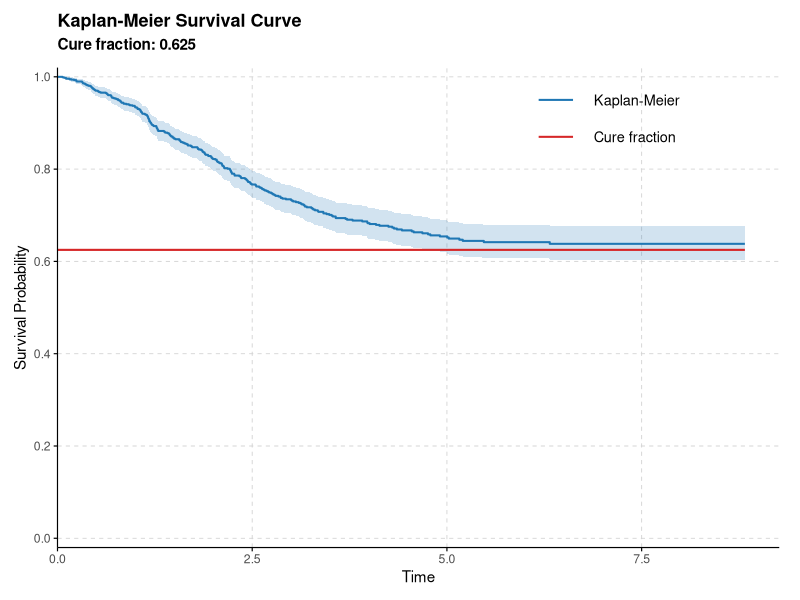
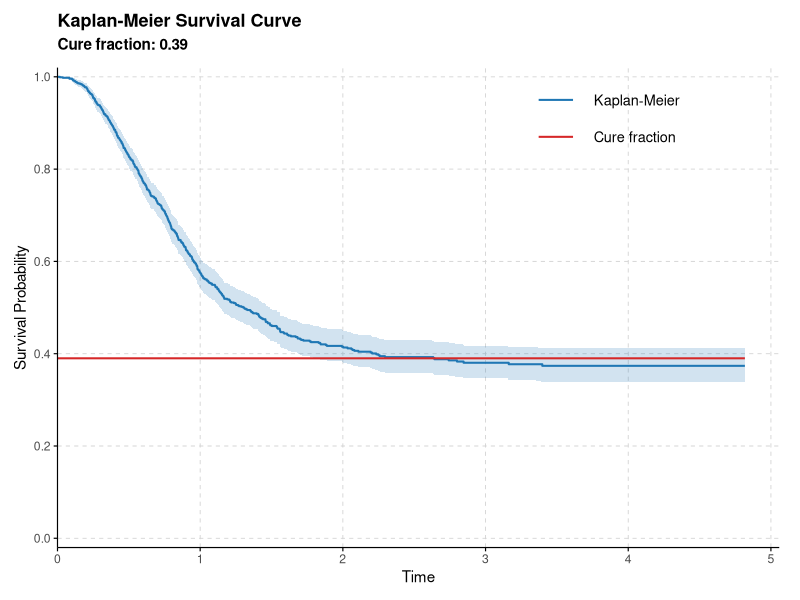
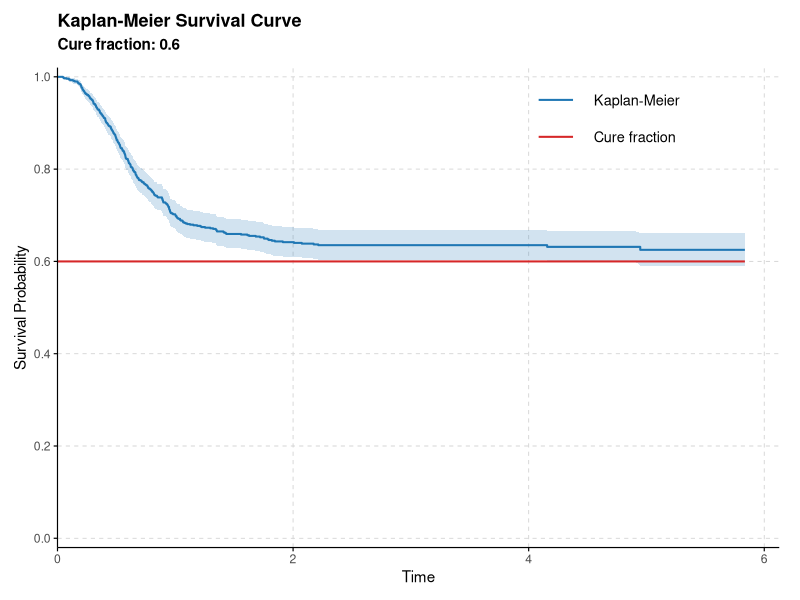
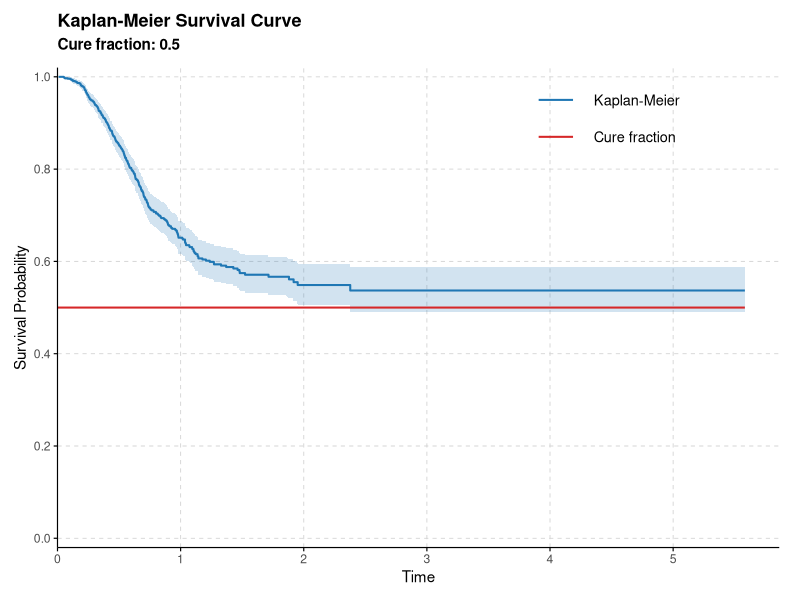

Generate these figures, in order, with R:
library(purrr)
library(rlang)
library(tibble)
library(survival)
library(ggplot2)

# Função usada para construir o Kaplan-Meier mais fácil no ggplot2
plot_kaplan <- function(
  dados,
  surv,
  title = "Kaplan-Meier Survival Curve",
  xlab = "Time",
  ylab = "Survival Probability",
  color = "#1F77B4",
  ci_color = "#1F77B4",
  cure_color = "#D62728", # Vivid red
  base_size = 11,
  ci_alpha = 0.2,
  line_size = 0.7,
  show_cure = TRUE,
  cure_label = "Cure fraction: ",
  ...
) {
  require(ggplot2)
  require(survival)

  # Calculate cure probability
  cure_prob <- surv(.Machine$double.xmax, ...)

  # Fit Kaplan-Meier model
  dados_surv <- Surv(time = dados$t, event = dados$delta)
  km_fit <- survfit(dados_surv ~ 1)

  # Prepare plot data
  km_data <- data.frame(
    time = km_fit$time,
    surv = km_fit$surv,
    upper = km_fit$upper,
    lower = km_fit$lower
  )

  max_time <- max(km_data$time)

  # Create legend data
  legend_data <- data.frame(
    label = c("Kaplan-Meier", "Cure fraction"),
    color = c(color, cure_color),
    linetype = c("solid", "solid")
  )

  # Create base plot
  p <- ggplot(km_data, aes(x = time)) +
    # Confidence interval
    geom_ribbon(
      aes(ymin = lower, ymax = upper),
      fill = ci_color,
      alpha = ci_alpha
    ) +
    # Main survival curve
    geom_step(aes(y = surv), color = color, linewidth = line_size) +
    # Cure line
    {
      if (show_cure)
        annotate(
          "segment",
          x = 0,
          xend = max_time,
          y = cure_prob,
          yend = cure_prob,
          color = cure_color,
          linewidth = line_size,
          linetype = "solid"
        )
    } +
    # Scales
    scale_y_continuous(
      limits = c(0, 1),
      breaks = seq(0, 1, 0.2),
      expand = c(0, 0.02)
    ) +
    scale_x_continuous(expand = expansion(mult = c(0, 0.05))) +
    # Legend
    geom_segment(
      data = legend_data,
      aes(
        x = max_time * 0.7,
        xend = max_time * 0.75,
        y = 0.95 - (0:1) * 0.08,
        yend = 0.95 - (0:1) * 0.08,
        color = color,
        linetype = linetype
      ),
      linewidth = line_size
    ) +
    geom_text(
      data = legend_data,
      aes(x = max_time * 0.78, y = 0.95 - (0:1) * 0.08, label = label),
      hjust = 0,
      size = base_size / 3
    ) +
    scale_color_identity() +
    scale_linetype_identity() +
    # Labels
    labs(
      x = xlab,
      y = ylab,
      title = title,
      subtitle = if (show_cure)
        paste0(cure_label, format(round(cure_prob, 4), nsmall = 1)) else NULL
    ) +
    # Theme
    theme_minimal(base_size = base_size) +
    theme(
      panel.grid.minor = element_blank(),
      panel.grid.major = element_line(
        linewidth = 0.3,
        color = "#D3D3D3",
        linetype = "dashed"
      ),
      axis.line = element_line(color = "black", linewidth = 0.4),
      axis.ticks = element_line(color = "black", linewidth = 0.4),
      plot.title = element_text(
        hjust = 0,
        face = "bold",
        size = base_size + 2,
        margin = margin(b = 5)
      ),
      plot.subtitle = element_text(
        hjust = 0,
        face = "bold",
        color = "black",
        size = base_size,
        margin = margin(b = 10)
      ),
      legend.position = "none",
      plot.margin = margin(10, 15, 10, 10),
      panel.background = element_rect(fill = "white", color = NA),
      plot.background = element_rect(fill = "white", color = NA)
    )

  return(p)
}
# Waring Fragility Model - Random Activation
# G is the baseline distribution
# rho > 2. Se rho < 2, a variância da distribuição é infinita.
# a > 0
surv_wfm_random <- function(G) {
  function(t, rho, a, ...) {
    cure <- rho / (a + rho)
    cure + (1 - cure) * (1 - G(t, ...))
  }
}
desity_wfm_random <- function(g) {
  function(t, rho, a, ...) {
    cure <- rho / (a + rho)
    (1 - cure) * g(t, ...)
  }
}

# Criando automaticamente a função de sobrevivência do modelo com
# ativação aleatória, com G ~ Weibull
# Aqui você cria qualquer sobrevivencia, distribuição acumulada e densidade
# do seu modelo.
surv_wfm_random_weibull <- surv_wfm_random(G = pweibull) # Basta passar a G

cdf_wfm_random_weibull <- function(t, rho, a, shape, scale) {
  1 - surv_wfm_random_weibull(t, rho, a, shape = shape, scale = scale)
}

pdf_wfm_random_weibull <- desity_wfm_random(g = dweibull) # Basta passar a g

# Funcao que usaremos para gerar os dados
random_cure <-
  function(
    n = 1L,
    quantile_function = NULL,
    surv,
    censoring_cdf = NULL, # Se não for passada, é a distribuição uniforme (censura não-informativa)
    args_censoring_cdf = NULL, # Lista de valores dos argumentos da distribução da censura.
    args_model,
    t_max = NULL
  ) {
    find_cure_limit <- function(
      surv,
      args_model,
      tol = 1e-6,
      tol_time = 1e-6,
      t_init = 10,
      t_max = 1e5
    ) {
      s <- function(t) do.call(surv, c(list(t), args_model))

      # Aproximação da fração de cura
      pi_hat <- s(t_max)

      # Busca exponencial para achar intervalo
      t_lower <- t_init
      t_upper <- t_lower

      repeat {
        diff <- abs(s(t_upper) - pi_hat)
        if (diff < tol || t_upper >= t_max) break
        t_lower <- t_upper
        t_upper <- min(t_upper * 2, t_max)
      }

      if (t_upper >= t_max && abs(s(t_upper) - pi_hat) > tol) return(NA_real_)

      # Busca binária refinada
      while ((t_upper - t_lower) > tol_time) {
        t_mid <- 0.5 * (t_lower + t_upper)
        s_mid <- s(t_mid)
        if (abs(s_mid - pi_hat) < tol) {
          t_upper <- t_mid
        } else {
          t_lower <- t_mid
        }
      }
      # Retorna o menor valor de t tal que a sobrevivência converge
      # para cura do modelo.
      return(t_upper)
    }

    upper <- find_cure_limit(surv = surv, args_model)

    find_root_scalar <- function(u, func) {
      uniroot(
        \(t) func(t) - u,
        lower = 0,
        upper = upper,
        tol = .Machine$double.eps^0.5
      )$root
    }

    # Obtendo a fração de cura da função de sobrevivência
    surv <- purrr::partial(.f = surv, !!!args_model)
    cure_fraction <- surv(.Machine$double.xmax)

    find_root <- function(u, func) {
      vapply(
        X = u,
        FUN = function(u) find_root_scalar(u, func),
        FUN.VALUE = numeric(1)
      )
    }

    # find_root <- Vectorize(FUN = find_root_scalar, vectorize.args = c("u"))

    if (is.function(quantile_function)) {
      quantile_function <- purrr::partial(.f = quantile_function, !!!args_model)
      u <- runif(n = n, min = 0, max = 1 - cure_fraction)
    } else if (is.function(surv)) {
      u <- cure_fraction + (1 - cure_fraction) * runif(n = n, min = 0, max = 1) # Utilizado para gerar os tempos reais
      quantile_function <- purrr::partial(.f = find_root, func = surv)
    } else {
      stop(
        "Invalid input: You must provide either a valid quantile function (quantile_function) and/or a survival function (surv)."
      )
    }

    # Dividindo a população em idivíduos suscetíveis e curados
    c <- rbinom(n = n, size = 1L, prob = 1 - cure_fraction) # Divisão da população

    # Calculando o tempo de sobrevivência real
    t <- quantile_function(u) # Tempo real

    # Atribuindo tempo máximo (maior real da arquitetura) para os indivíduos
    # curados.
    real_t <- ifelse(c, yes = t, no = .Machine$double.xmax)

    if (is.null(t_max)) {
      t_max <- max(t * c)
    }

    if (is.function(censoring_cdf)) {
      censoring_cdf <- purrr::partial(.f = censoring_cdf, !!!args_censoring_cdf)

      # Função vetorizada que já considera t_max
      quantile_censoring <- function(u) {
        # Ajusta os valores de u para não ultrapassar censoring_cdf(t_max)
        u_adjusted <- u * censoring_cdf(t_max)

        # Encontra todos os roots de uma vez (mais eficiente)
        vapply(
          X = u_adjusted,
          FUN = \(p) {
            uniroot(
              \(t) censoring_cdf(t) - p,
              lower = 0,
              upper = t_max * 10, # Limite ampliado para evitar falhas
              tol = .Machine$double.eps^0.5,
              extendInt = "upX"
            )$root
          },
          FUN.VALUE = double(1L)
        )
      }

      time_c <- quantile_censoring(runif(n = n))
    } else {
      time_c <- runif(n = n, min = 0, max = t_max)
    }

    t_observed <- pmin(real_t, time_c)
    delta <- ifelse(t_observed < real_t, yes = 0L, no = 1L) # 1 para falha e 0 para censura
    print(cure_fraction)
    return(tibble::tibble(t = t_observed, delta = delta))
  }

# Exemplo 1 (PVF sem especificar a quantílica) ---------------------------

rho <- 2.5 # rho > 2
a <- 1.5
shape <- 1.5
scale <- 2.5

set.seed(0)
dados <-
  random_cure(
    n = 1000L,
    surv = surv_wfm_random_weibull,
    args_model = c(rho = rho, a = a, shape = shape, scale = scale),
    t_max = NULL
  )

plot_kaplan(
  dados,
  surv = surv_wfm_random_weibull,
  rho = rho,
  a = a,
  shape = shape,
  scale = scale
)

# Exemplo 2 (Dagum sem especificar a quantílica) -------------------------

surv_dagum <- function(t, theta, beta, alpha) {
  1 - theta * beta / (beta + theta * t^(-alpha))
}

theta <- 0.61
beta = 1.2
alpha <- 2.5

set.seed(0)
dados <-
  random_cure(
    n = 1000L,
    surv = surv_dagum,
    args_model = c(theta = theta, beta = beta, alpha = alpha),
    t_max = NULL
  )

dados |>
  dplyr::group_by(delta) |>
  dplyr::summarise(n = dplyr::n(), prop = n / nrow(dados))

plot_kaplan(
  dados,
  surv = surv_dagum,
  theta = theta,
  alpha = alpha,
  beta = beta
)

# Exemplo 3 (Dagum especificando a quantílica) ---------------------------

q_dagum <- function(u, theta, alpha, beta) {
  ((u * theta) / (beta * (theta - u)))^(1 / alpha)
}

surv_dagum <- function(t, theta, beta, alpha) {
  1 - theta * beta / (beta + theta * t^(-alpha))
}

theta <- 0.4
beta = 1.2
alpha <- 2.5

set.seed(0)
dados <-
  random_cure(
    n = 1000L,
    surv = surv_dagum,
    quantile_function = q_dagum,
    args_model = c(theta = theta, beta = beta, alpha = alpha),
    t_max = NULL
  )

plot_kaplan(
  dados,
  surv = surv_dagum,
  theta = theta,
  alpha = alpha,
  beta = beta
)
dados |>
  dplyr::group_by(delta) |>
  dplyr::summarise(n = dplyr::n(), prop = n / nrow(dados))


# Exemplo 4 (Dagum especificando quantilica e outra distribuição para a censura ----

q_dagum <- function(u, theta, alpha, beta) {
  ((u * theta) / (beta * (theta - u)))^(1 / alpha)
}

surv_dagum <- function(t, theta, beta, alpha) {
  1 - theta * beta / (beta + theta * t^(-alpha))
}

theta <- 0.5
beta = 1.2
alpha <- 2.5

set.seed(0)
dados <-
  random_cure(
    n = 1000L,
    surv = surv_dagum,
    quantile_function = q_dagum,
    censoring_cdf = pweibull,
    args_censoring_cdf = list(shape = 1.5, scale = 1.3),
    args_model = c(theta = theta, beta = beta, alpha = alpha)
  )

plot_kaplan(
  dados,
  surv = surv_dagum,
  theta = theta,
  alpha = alpha,
  beta = beta
)

dados |>
  dplyr::group_by(delta) |>
  dplyr::summarise(n = dplyr::n(), prop = n / nrow(dados))
